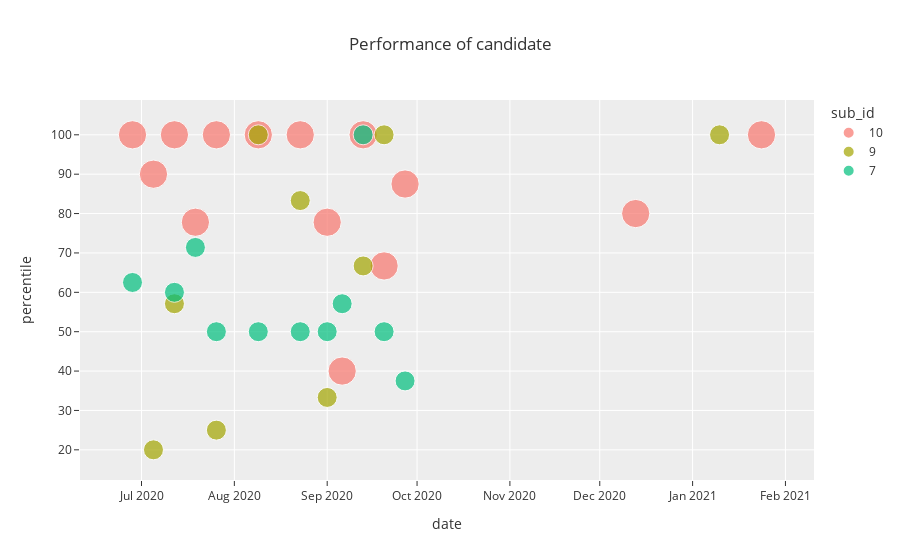

This figure's notebook cell:
### Markdown cell above
# Visualization

### Code cell
#x = df_o.groupby(['reg_no']).get_group(	'ACAD-203006')
#y = x.groupby(['date', 'percentile', 'sub_id','total_marks', 'exam_id']).agg({'nor_marks' : 'mean'})


fig_n = px.scatter(df_o.query("reg_no == 'ACAD-203001'"), x="date", y="percentile",
                  color = 'sub_id', size = 'total_marks', hover_data  = {'date': False , 
                                                                         'scored_marks' : ':',
                                                                          'avg_marks' : ':',
                                                                         'total_candidates' : ':'
                                                                        },
                 template = 'ggplot2', size_max = 20, title = "Performance of candidate")

#fig_n.write_html("fig_ACAD_203001.html")
fig_n.show()

### Figure 1 — Plotly figure (JSON) as saved in the notebook; plotly's stock layout.template omitted (floating-point values rounded to 4 significant figures)
{"data": [{"customdata": [[277, 215.5, 4], [276, 199.6, 5], [250, 223.7, 9], [249, 171.9, 7], [246, 222.2, 5], [236, 199.6, 9], [221, 175.8, 10], [221, 207.7, 6], [216, 216, 1], [213, 164.9, 9], [194, 136.7, 9], [187, 121.6, 5], [154, 155.7, 10], [117, 92, 4]], "hovertemplate": "sub_id=10<br>percentile=%{y}<br>total_marks=%{marker.size}<br>scored_marks=%{customdata[0]:}<br>avg_marks=%{customdata[1]:}<br>total_candidates=%{customdata[2]:}<extra></extra>", "legendgroup": "10", "marker": {"color": "#F8766D", "size": [360, 360, 360, 360, 360, 360, 360, 360, 360, 360, 360, 360, 360, 360], "sizemode": "area", "sizeref": 0.9, "symbol": "circle"}, "mode": "markers", "name": "10", "orientation": "v", "showlegend": true, "type": "scatter", "x": ["2020-07-26", "2020-08-09", "2020-07-19", "2020-08-23", "2020-12-13", "2020-07-12", "2020-07-05", "2020-09-20", "2021-01-24", "2020-09-01", "2020-06-28", "2020-09-13", "2020-09-06", "2020-09-27"], "xaxis": "x", "y": [100, 100, 77.8, 100, 80, 100, 90, 66.7, 100, 77.8, 100, 100, 40, 87.5], "yaxis": "y"}, {"customdata": [[103, 72, 6], [93, 59.8, 5], [85, 53.7, 6], [71, 55.7, 3], [70, 70, 1], [69, 99.5, 4], [63, 76.5, 6], [49, 69.8, 5], [42, 58, 7]], "hovertemplate": "sub_id=9<br>percentile=%{y}<br>total_marks=%{marker.size}<br>scored_marks=%{customdata[0]:}<br>avg_marks=%{customdata[1]:}<br>total_candidates=%{customdata[2]:}<extra></extra>", "legendgroup": "9", "marker": {"color": "#A3A500", "size": [180, 180, 180, 180, 180, 180, 180, 180, 180], "sizemode": "area", "sizeref": 0.9, "symbol": "circle"}, "mode": "markers", "name": "9", "orientation": "v", "showlegend": true, "type": "scatter", "x": ["2020-08-23", "2020-09-20", "2020-08-09", "2020-09-13", "2021-01-10", "2020-07-26", "2020-09-01", "2020-07-05", "2020-07-12"], "xaxis": "x", "y": [83.3, 100, 100, 66.7, 100, 25, 33.3, 20, 57.1], "yaxis": "y"}, {"customdata": [[77, 66.8, 4], [74, 70.1, 8], [58, 54.9, 7], [57, 67.4, 8], [52, 52.3, 6], [30, 53, 4], [29, 38, 5], [13, 29, 4], [10, 11.9, 7], [6, 5.5, 2], [-9, -5.8, 4]], "hovertemplate": "sub_id=7<br>percentile=%{y}<br>total_marks=%{marker.size}<br>scored_marks=%{customdata[0]:}<br>avg_marks=%{customdata[1]:}<br>total_candidates=%{customdata[2]:}<extra></extra>", "legendgroup": "7", "marker": {"color": "#00BF7D", "size": [180, 180, 180, 180, 180, 180, 180, 180, 180, 180, 180], "sizemode": "area", "sizeref": 0.9, "symbol": "circle"}, "mode": "markers", "name": "7", "orientation": "v", "showlegend": true, "type": "scatter", "x": ["2020-07-26", "2020-08-23", "2020-07-19", "2020-09-01", "2020-08-09", "2020-09-27", "2020-07-12", "2020-06-28", "2020-09-06", "2020-09-13", "2020-09-20"], "xaxis": "x", "y": [50, 50, 71.4, 50, 50, 37.5, 60, 62.5, 57.1, 100, 50], "yaxis": "y"}], "layout": {"legend": {"itemsizing": "constant", "title": {"text": "sub_id"}, "tracegroupgap": 0}, "title": {"text": "Performance of candidate"}, "xaxis": {"anchor": "y", "domain": [0, 1], "title": {"text": "date"}}, "yaxis": {"anchor": "x", "domain": [0, 1], "title": {"text": "percentile"}}}}
